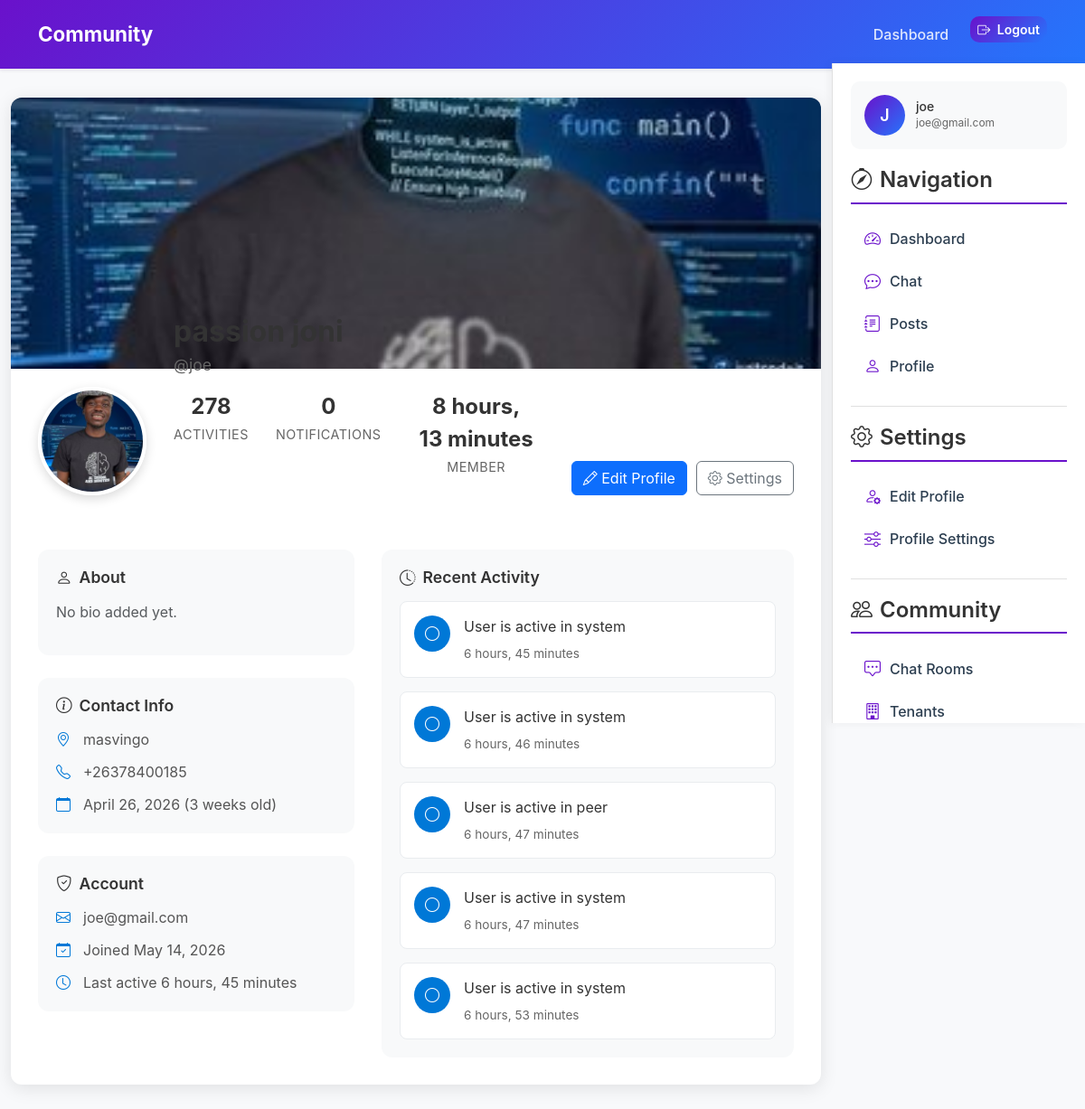
Screenshot of /users/ (signed in) with the database file from the repository.
### users/models.py (models this page shows, shortened)
class UserProfile(models.Model):
    user = models.OneToOneField(User, on_delete=models.CASCADE, related_name='profile')
    bio = models.TextField(max_length=500, blank=True, help_text="Tell us about yourself")
    location = models.CharField(max_length=100, blank=True, help_text="Your location")
    website = models.URLField(blank=True, help_text="Your website or social media")
    phone = models.CharField(max_length=20, blank=True, help_text="Your phone number")
    birth_date = models.DateField(null=True, blank=True, help_text="Your birth date")
    profile_picture = models.ImageField(
        upload_to='profile_pics/',
        blank=True,
        null=True,
        help_text="Upload a profile picture"
    )
    cover_picture = models.ImageField(
        upload_to='cover_pics/',
        blank=True,
        null=True,
        help_text="Upload a cover picture"
    )
    is_verified = models.BooleanField(default=False, help_text="Whether this user is verified")
    created_at = models.DateTimeField(auto_now_add=True)
    updated_at = models.DateTimeField(auto_now=True)
    class Meta:
        verbose_name = "User Profile"
        verbose_name_plural = "User Profiles"
    @property
    def full_name(self):
        return f"{self.user.first_name} {self.user.last_name}".strip() or self.user.username
    def get_profile_picture_url(self):
        if self.profile_picture:
            return self.profile_picture.url
        return '/static/images/default_profile.png'
    def get_cover_picture_url(self):
        if self.cover_picture:
            return self.cover_picture.url
        return '/static/images/default_cover.png'

class UserPresence(models.Model):
    user = models.OneToOneField(User, on_delete=models.CASCADE, related_name='presence')
    is_online = models.BooleanField(default=False)
    last_seen = models.DateTimeField(auto_now=True)
    last_activity = models.DateTimeField(auto_now=True)
    current_room = models.ForeignKey('chat.ChatRoom', on_delete=models.SET_NULL, null=True, blank=True)
    class Meta:
        verbose_name = "User Presence"
        verbose_name_plural = "User Presences"

class UserActivity(models.Model):
    user = models.ForeignKey(User, on_delete=models.CASCADE, related_name='activities')
    activity_type = models.CharField(max_length=50)  # 'message_sent', 'post_created', 'login', etc.
    description = models.TextField(blank=True)
    timestamp = models.DateTimeField(auto_now_add=True)
    related_object_id = models.PositiveIntegerField(null=True, blank=True)
    related_object_type = models.CharField(max_length=50, blank=True)
    class Meta:
        verbose_name = "User Activity"
        verbose_name_plural = "User Activities"
        ordering = ['-timestamp']

### users/views.py (the view)
# urls.py: path('', views.profile_view, name='profile'),
@login_required
def profile_view(request, username=None):
    if username:
        user_profile = get_object_or_404(UserProfile, user__username=username)
        is_owner = False
    else:
        user_profile, created = UserProfile.objects.get_or_create(user=request.user)
        is_owner = True
    from chat.models import ChatRoom, Message
    from posts.models import Post
    profile_user = user_profile.user
    messages_sent = Message.objects.filter(user=profile_user).count()
    rooms_created = ChatRoom.objects.filter(user=profile_user).count()
    posts_created = Post.objects.filter(author=profile_user).count()
    from .models import UserActivity
    recent_activities = UserActivity.objects.filter(
        user=profile_user
    ).order_by('-timestamp')[:10]
    from .models import UserPresence
    try:
        presence = UserPresence.objects.get(user=profile_user)
        is_online = presence.is_online
        last_seen = presence.last_seen
    except UserPresence.DoesNotExist:
        is_online = False
        last_seen = None
    from .models import Notification
    unread_notifications = Notification.objects.filter(
        recipient=profile_user,
        is_read=False
    ).count() if is_owner else 0
    context = {
        'profile': user_profile,
        'is_owner': is_owner,
        'user': profile_user,
        'messages_sent': messages_sent,
        'rooms_created': rooms_created,
        'posts_created': posts_created,
        'recent_activities': recent_activities,
        'is_online': is_online,
        'last_seen': last_seen,
        'unread_notifications': unread_notifications,
    }
    return render(request, 'users/profile.html', context)

### users/templates/users/profile.html (shortened to what this page needs)
{% extends "base.html" %}
{% load static %}
{% block extra_css %}
<link rel="stylesheet" href="{% static 'css/profile.css' %}">
{% endblock %}
{% block content %}
<div class="profile-container">
  <div class="profile-cover" style="background-image: url('{{ profile.get_cover_picture_url }}');">
  </div>
  <div class="profile-header">
    <div class="profile-picture-container">
      <img src="{{ profile.get_profile_picture_url }}" alt="{{ profile.user.username }}" class="profile-picture">
    </div>
    <div class="profile-info">
      <h1 class="profile-name">{{ profile.full_name }}</h1>
      <p class="profile-username">@{{ profile.user.username }}</p>
      <div class="profile-stats">
        <div class="stat">
          <span class="stat-number">{{ profile.user.activities.count }}</span>
          <span class="stat-label">Activities</span>
        </div>
        <div class="stat">
          <span class="stat-number">{{ profile.user.notifications.count }}</span>
          <span class="stat-label">Notifications</span>
        </div>
        <div class="stat">
          <span class="stat-number">{{ profile.created_at|timesince }}</span>
          <span class="stat-label">Member</span>
        </div>
      </div>
    </div>
    {% if is_owner %}
      <div class="profile-actions">
        <a href="{% url 'users:edit_profile' %}" class="btn btn-primary">
          <i class="bi bi-pencil"></i> Edit Profile
        </a>
        <a href="{% url 'users:profile_settings' %}" class="btn btn-outline-secondary">
          <i class="bi bi-gear"></i> Settings
        </a>
      </div>
    {% endif %}
  </div>
  <div class="profile-content">
    <div class="profile-sidebar">
      <div class="profile-section">
        <h3><i class="bi bi-person"></i> About</h3>
        {% if profile.bio %}
          <p class="profile-bio">{{ profile.bio }}</p>
        {% else %}
          <p class="text-muted">No bio added yet.</p>
        {% endif %}
      </div>
      <div class="profile-section">
        <h3><i class="bi bi-info-circle"></i> Contact Info</h3>
        <div class="info-list">
          {% if profile.location %}
            <div class="info-item">
              <i class="bi bi-geo-alt"></i>
              <span>{{ profile.location }}</span>
            </div>
          {% endif %}
          {% if profile.phone %}
            <div class="info-item">
              <i class="bi bi-telephone"></i>
              <span>{{ profile.phone }}</span>
            </div>
          {% endif %}
          {% if profile.birth_date %}
            <div class="info-item">
              <i class="bi bi-calendar"></i>
              <span>{{ profile.birth_date|date:"F d, Y" }} ({{ profile.birth_date|timesince }} old)</span>
            </div>
          {% endif %}
        </div>
      </div>
      <div class="profile-section">
        <h3><i class="bi bi-shield-check"></i> Account</h3>
        <div class="info-list">
          <div class="info-item">
            <i class="bi bi-envelope"></i>
            <span>{{ profile.user.email }}</span>
          </div>
          <div class="info-item">
            <i class="bi bi-calendar-check"></i>
            <span>Joined {{ profile.user.date_joined|date:"F d, Y" }}</span>
          </div>
          <div class="info-item">
            <i class="bi bi-clock"></i>
            <span>Last active {{ profile.user.presence.last_seen|timesince }}</span>
          </div>
        </div>
      </div>
    </div>
    <div class="profile-main">
      <div class="profile-section">
        <h3><i class="bi bi-clock-history"></i> Recent Activity</h3>
        <div class="activity-list">
          {% for activity in profile.user.activities.all|slice:":5" %}
            <div class="activity-item">
              <div class="activity-icon">
                {% if activity.activity_type == 'message_sent' %}
                  <i class="bi bi-chat-dots"></i>
                {% elif activity.activity_type == 'post_created' %}
                  <i class="bi bi-file-text"></i>
                {% elif activity.activity_type == 'login' %}
                  <i class="bi bi-box-arrow-in-right"></i>
                {% else %}
                  <i class="bi bi-circle"></i>
                {% endif %}
              </div>
              <div class="activity-content">
                <p class="activity-text">{{ activity.description }}</p>
                <span class="activity-time">{{ activity.timestamp|timesince }}</span>
              </div>
            </div>
          {% empty %}
            <p class="text-muted">No recent activity.</p>
          {% endfor %}
        </div>
      </div>
    </div>
  </div>
</div>
{% endblock %}

### templates/base.html (shortened to what this page needs)
{% load static %}
<!DOCTYPE html>
<html lang="en">
<head>
  <link href="https://cdn.jsdelivr.net/npm/bootstrap@5.3.3/dist/css/bootstrap.min.css" rel="stylesheet">
  <link href="https://cdn.jsdelivr.net/npm/bootstrap-icons@1.11.1/font/bootstrap-icons.css" rel="stylesheet">
  {% block extra_css %}{% endblock %}
</head>
<body>
 <nav class="navbar navbar-expand-lg navbar-light bg-white shadow-sm py-3">
  <div class="container">
    <a class="navbar-brand fw-bold text-primary" href="/">Community</a>
    <div class="collapse navbar-collapse" id="navbarNav">
      <ul class="navbar-nav ms-auto">
        {% if user.is_authenticated %}
          <li class="nav-item me-3">
            <a class="nav-link text-dark" href="{% if user.is_staff or user.is_superuser %}{% url 'dashboards:admin_dashboard' %}{% else %}{% url 'dashboards:user_dashboard' %}{% endif %}">
              Dashboard
            </a>
          </li>
          <li class="nav-item">
            <a class="btn btn-gradient btn-sm" href="{% url 'users:logout' %}">
              <i class="bi bi-box-arrow-right me-1"></i> Logout
            </a>
          </li>
        {% endif %}
      </ul>
    </div>
  </div>
</nav>
  <div class="content-wrapper">
    <main class="container">
      {% block content %}{% endblock %}
    </main>
    <aside class="right-sidebar">
      {% if user.is_authenticated %}
        <div class="user-info">
          <div class="user-avatar">
            {{ user.username|first|upper }}
          </div>
          <div class="user-details">
            <h5>{{ user.username }}</h5>
            <p>{{ user.email|truncatechars:20 }}</p>
          </div>
        </div>
      {% endif %}
      <h4><i class="bi bi-compass me-2"></i>Navigation</h4>
      <nav class="nav flex-column">
        <a class="nav-link" href="{% if user.is_authenticated %}{% if user.is_staff or user.is_superuser %}{% url 'dashboards:admin_dashboard' %}{% else %}{% url 'dashboards:user_dashboard' %}{% endif %}{% else %}{% url 'users:auth' %}{% endif %}">
          <i class="bi bi-speedometer2"></i> Dashboard
        </a>
        <a class="nav-link" href="{% url 'chat:dashboard' %}">
          <i class="bi bi-chat-dots"></i> Chat
        </a>
        <a class="nav-link" href="{% url 'posts:post_list' %}">
          <i class="bi bi-journal-text"></i> Posts
        </a>
        <a class="nav-link" href="{% url 'users:profile' %}">
          <i class="bi bi-person"></i> Profile
        </a>
      </nav>
      <div class="section-divider"></div>
      <h4><i class="bi bi-gear me-2"></i>Settings</h4>
      <nav class="nav flex-column">
        <a class="nav-link" href="{% url 'users:edit_profile' %}">
          <i class="bi bi-person-gear"></i> Edit Profile
        </a>
        <a class="nav-link" href="{% url 'users:profile_settings' %}">
          <i class="bi bi-sliders"></i> Profile Settings
        </a>
      </nav>
      <div class="section-divider"></div>
      <h4><i class="bi bi-people me-2"></i>Community</h4>
      <nav class="nav flex-column">
        <a class="nav-link" href="{% url 'chat:room_list' %}">
          <i class="bi bi-chat-square-dots"></i> Chat Rooms
        </a>
        <a class="nav-link" href="{% url 'tenants:tenant_list' %}">
          <i class="bi bi-building"></i> Tenants
        </a>
      </nav>
    </aside>
  </div>
</body>
</html>

### rows the page displays
UserProfile: get_cover_picture_url (picture), get_profile_picture_url (picture), full_name "passion joni", user.username "joe", user.activities.count "278", user.notifications.count "0", created_at "8 hours, 13 minutes", location "masvingo", phone "+26378400185", birth_date "April 26, 2026", birth_date "3 weeks", user.email "joe@gmail.com", user.date_joined "May 14, 2026", user.presence.last_seen "6 hours, 45 minutes"
UserActivity: description "User is active in system", timestamp "6 hours, 45 minutes"
UserActivity: description "User is active in system", timestamp "6 hours, 46 minutes"
UserActivity: description "User is active in peer", timestamp "6 hours, 47 minutes"
UserActivity: description "User is active in system", timestamp "6 hours, 47 minutes"
UserActivity: description "User is active in system", timestamp "6 hours, 53 minutes"

### other values shown
{{ user.username|first|upper }} "J"
{{ user.username }} "joe"
{{ user.email|truncatechars:20 }} "joe@gmail.com"
